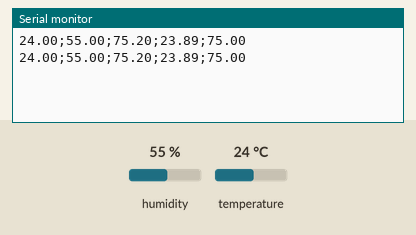
A sketch run on a simulated Arduino Uno, built with avr-gcc and run on an emulated ATmega328P. On the bench: the last lines printed to the serial monitor. The inputs (shaded band) are chosen by the test bench; at power-on: humidity 55 %, temperature 24 °C. The local clock reads 2024-03-15 10:24:30 at power-on unless the sketch sets it; storage starts empty; random numbers use the default seed unless the sketch sets one.

Above: at 10.8 s.
10.9 s: humidity set to 22 %
At 15.6 s:
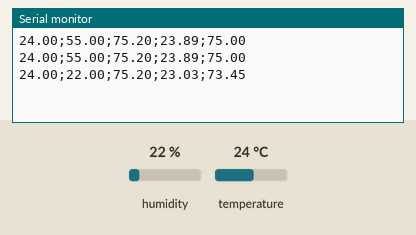
18.3 s: temperature set to 12 °C
At 20.5 s:
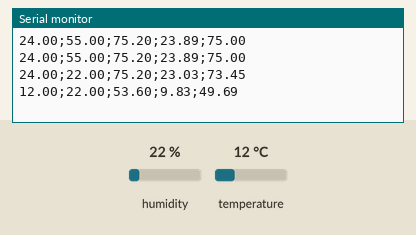
25.7 s: humidity set to 40 %
At 30.6 s:
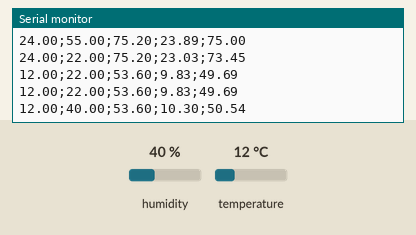
Timing chart, 0 to 32.1 s (numbered marks = the images above; inputs shaded):
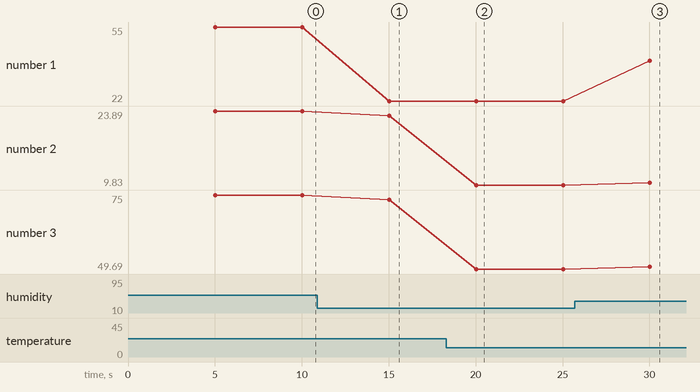

Measured:
- after the input at 10.9 s, the serial monitor: prints a new line after 4.1 s (image 1)
- after the input at 18.3 s, the serial monitor: prints a new line after 1.7 s (image 2)
- after the input at 25.7 s, the serial monitor: prints a new line after 4.3 s (image 3)
- plotted number 1: 55 → 22 after the input at 10.9 s, 22 → 40 after the input at 25.7 s
- plotted number 2: 23.89 → 23.03 after the input at 10.9 s, 23.03 → 9.83 after the input at 18.3 s, 9.83 → 10.3 after the input at 25.7 s
- plotted number 3: 75 → 73.45 after the input at 10.9 s, 73.45 → 49.69 after the input at 18.3 s, 49.69 → 50.54 after the input at 25.7 s

The sketch:

04.EstacionBasicaAdquirirMSD-RTC.ino
```cpp
/*  Universidad EAFIT
    Escuela de Ciencias Aplicadas e Ingeniería
    Ingeniería Agronómica
    Curso:    Pensamiento conputacional II
    Programa: Ejemplo para guardar datos en una Micro SD con fecha en tiempo reloj usando un reloj digital
    Por:      Luis Fernando Londoño Londoño
*/

#include <DHT.h>
#include <SPI.h>
#include <Wire.h>
#include <SD.h>
#include "RTClib.h"

#define DHTPIN 2
#define DHTTYPE DHT11
#define mSDPin 9

RTC_DS3231 rtc;

//Defino nombre del archivo para la MicroSD
File logFile;
String fileName = "data"+String(random(9999)) + ".csv";

DHT dht(DHTPIN, DHTTYPE);

//Variables
float h = 0;
float t = 0;
float f = 0;
int tiempoActual = 0;
int tiempoEspera = 5;
int tiempoConteo = 0;
DateTime fecha;

void setup() {
    Serial.begin(9600);
    dht.begin();

    tiempoActual = millis()/1000;
    tiempoConteo = tiempoActual - 1;

    //Serial.println(F("Iniciando SD ..."));
    if (!SD.begin(mSDPin))
    {
      Serial.println(F("Error iniciando SD"));
      return;
    }
    //Serial.println(F("Iniciado correctamente"));

    while (SD.exists(fileName))
    {
      fileName = fileName.substring(0, 4) + String(random(9999)) + ".csv";
    }
    //Serial.println("Archivo:"+fileName);

    if  (!rtc.begin()) {
        Serial.println(F("No se puede iniciar el reloj"));
        while (1);
   }

   logFile = SD.open(fileName, FILE_WRITE);

   // Si se ha perdido la corriente, fijar fecha y hora


   if (rtc.lostPower()) {
      // Fijar a fecha y hora de compilacion
      rtc.adjust(DateTime(F(__DATE__), F(__TIME__)));
   }

}

String leerSensor()
{
  h = dht.readHumidity();         // Leemos la humedad relativa
  t = dht.readTemperature();      // Leemos la temperatura en grados centígrados (por defecto)
  f = dht.readTemperature(true);  // Leemos la temperatura en grados Fahrenheit

  // Comprobamos si ha habido algún error en la lectura
  if (isnan(h) || isnan(t) || isnan(f)) {
     Serial.println("Error obteniendo los datos del sensor DHT11");
     return "";
  }

  float hif = dht.computeHeatIndex(f, h);         // Calcular el índice de calor en Fahrenheit
  float hic = dht.computeHeatIndex(t, h, false);  // Calcular el índice de calor en grados centígrados
  String datoSensor = String(t)+";"+String(h)+";"+String(f)+";"
                      +String(hic)+";"+String(hif);
  return datoSensor;
}

String strFecha(DateTime fecha)
{
  String strFecha = String(fecha.year(), DEC) + '/' + String(fecha.month(), DEC) + '/' + String(fecha.day(), DEC) + " " + String(fecha.hour(), DEC) + ':' + String(fecha.minute(), DEC) + ':' + String(fecha.second(), DEC);
  return strFecha;
}

void guardarMicroSD(String datosSensados, DateTime fecha)
{
  if (logFile) {
    logFile.println(strFecha(fecha)+";"+datosSensados);
  }
  else {
    Serial.println("Error al abrir el archivo: " + fileName);
  }
}

void loop() {
  fecha = rtc.now();

  if (tiempoActual > tiempoConteo + tiempoEspera){
      String datosSensados = leerSensor();
      //Serial.println(strFecha(fecha)+" --> "+datosSensados);
      Serial.println(datosSensados);
      guardarMicroSD(datosSensados,fecha );
      tiempoConteo = tiempoActual - 1;
    }
    else {
      tiempoActual = millis()/1000;
    }
 }
```
